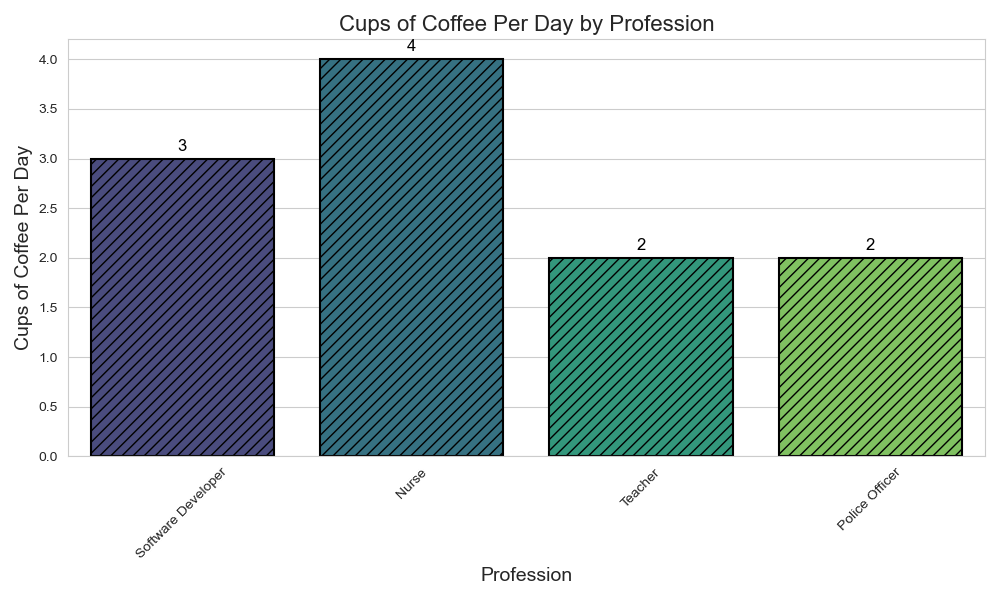

Recreate this plot in Python.

import seaborn as sns
import matplotlib.pyplot as plt

# Your table data
data = [
    {'Profession': 'Software Developer', 'Cups of Coffee Per Day': 3},
    {'Profession': 'Nurse', 'Cups of Coffee Per Day': 4},
    {'Profession': 'Teacher', 'Cups of Coffee Per Day': 2},
    {'Profession': 'Police Officer', 'Cups of Coffee Per Day': 2}
]

# Convert your table data into a suitable format for Seaborn
import pandas as pd
df = pd.DataFrame(data)

# Start the figure
plt.figure(figsize=(10, 6))

# Create a barplot
barplot = sns.barplot(
    x='Profession', 
    y='Cups of Coffee Per Day', 
    data=df,
    palette='viridis',        # Use a diverging color palette
    edgecolor='black',        # Add a border to the bars
    linewidth=1.5,            # Set the width of the bar borders
    hatch='///',              # Add a pattern to the bars
)

# Customize further details
plt.title('Cups of Coffee Per Day by Profession', fontsize=16)
plt.xlabel('Profession', fontsize=14)
plt.ylabel('Cups of Coffee Per Day', fontsize=14)
plt.xticks(rotation=45)  # Rotate the x-axis labels for better readability

# Add value labels to the bars
for p in barplot.patches:
    barplot.annotate(f"{int(p.get_height())}",
                     (p.get_x() + p.get_width() / 2., p.get_height()),
                     ha='center', va='center',
                     fontsize=12, color='black', 
                     xytext=(0, 9),
                     textcoords='offset points')

# Show the plot
plt.tight_layout()
plt.show()
